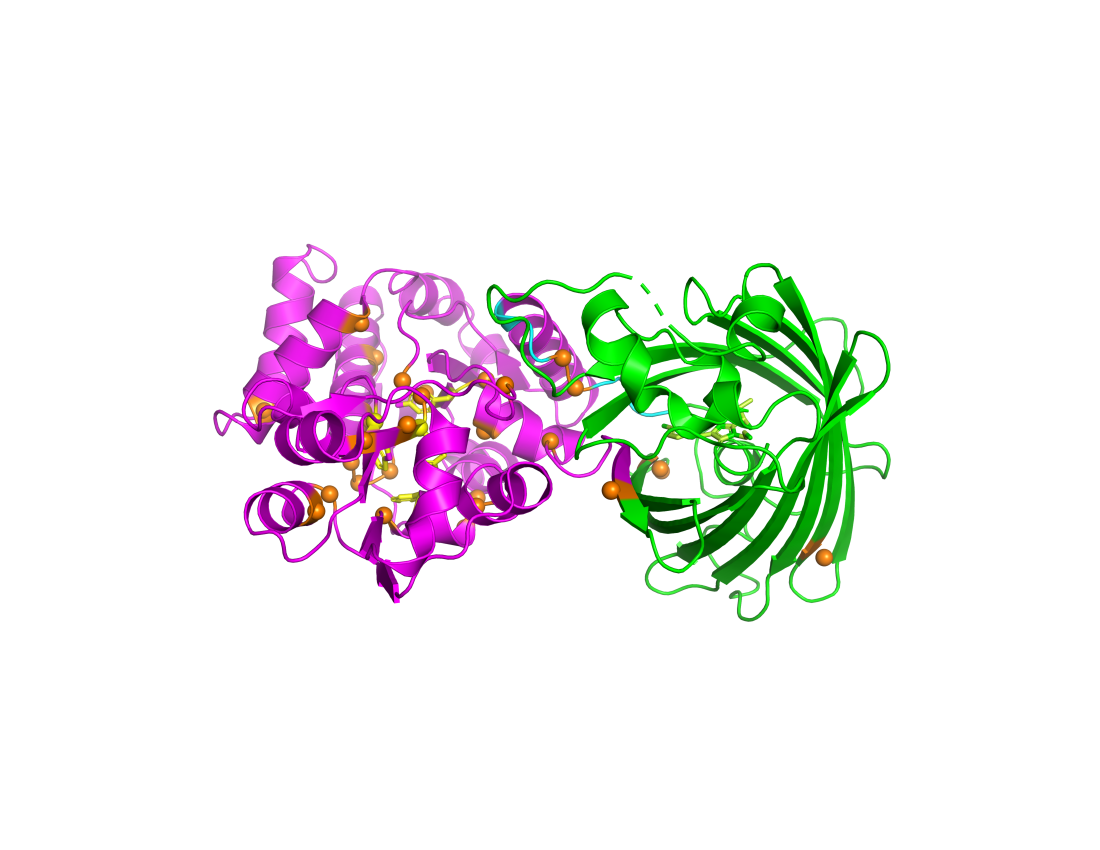
#> input picture figures/panels/panel_a_7S7U.png, 2200 x 1700 px (shown at 1/2 size)
$ python compose_figure1.py
#> lines starting #> are read from the running program, lines starting #| are printed output that depends on the picture; after the words box and inside, x2 and y2 are one past the last pixel; in counts of white or black regions, pixels touching at a corner belong together
"""Compose the four Figure 1 panels into a single figure.

Layout: (a) scaffold architecture top-left, (c) docked ciprofloxacin top-right,
(b) sensing-mechanism schematic bottom-left, (d) prediction-vs-crystal overlay
bottom-right. Panels are flattened onto white and autocropped before placement.

Reads the four panel PNGs from figures/panels/ and writes
figures/figure1_scaffold_structure.{png,pdf} at 300 dpi.

Run:  python analysis/compose_figure1.py
"""
import os, numpy as np
from PIL import Image, ImageDraw, ImageFont

FIGDIR = os.path.join(os.path.dirname(__file__), "..", "figures")
PANELDIR = os.path.join(FIGDIR, "panels")

def flatten_white(im):
    im = im.convert("RGBA")
#> im is the input picture: PIL image 2200x1700 RGBA; mean R, G, B, A 236.6, 234.3, 235, 24.2
    bg = Image.new("RGBA", im.size, (255, 255, 255, 255))
#> bg: PIL image 2200x1700 RGBA; every value is 255
    return Image.alpha_composite(bg, im).convert("RGB")

def autocrop(im, pad=20, bg=(255, 255, 255)):
#> called with pad = 20, bg = (255, 255, 255)
    arr = np.asarray(im.convert("RGB"))
    mask = np.any(np.abs(arr.astype(int) - np.array(bg)) > 12, axis=2)
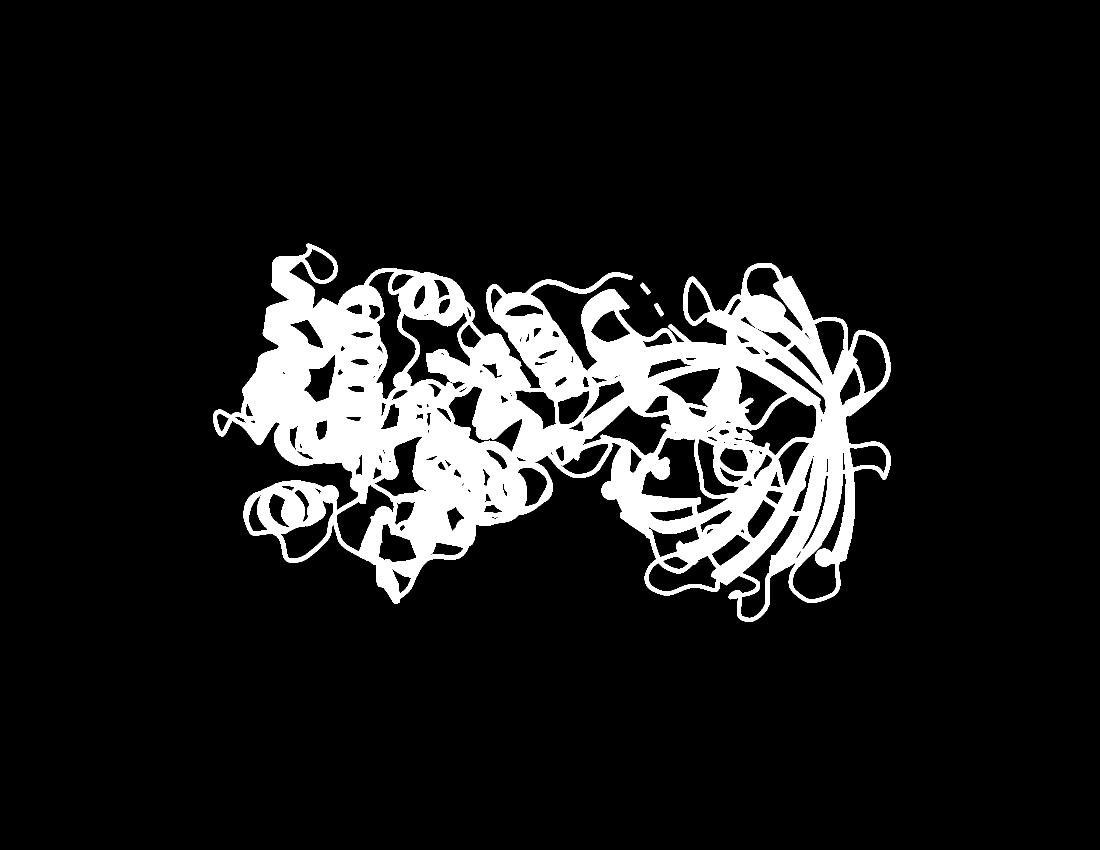
#> mask: shape (1700, 2200) bool (shown at 1/2 size); 11.1% white; 3 white regions, box (x1, y1, x2, y2) and area: (426, 487, 1782, 1244) 415912, (1308, 606, 1328, 633) 232, (1280, 565, 1302, 589) 216
    if not mask.any():
        return im
    ys, xs = np.where(mask)
    y0, y1, x0, x1 = ys.min(), ys.max(), xs.min(), xs.max()
#> y0 = 487; y1 = 1243; x0 = 426; x1 = 1781
    return im.crop((max(0, x0 - pad), max(0, y0 - pad),
                    min(arr.shape[1], x1 + pad), min(arr.shape[0], y1 + pad)))
#> returned value: PIL image 1395x796 RGB

def load_font(sz):
    for p in ["/System/Library/Fonts/Helvetica.ttc",
              "/System/Library/Fonts/Supplemental/Arial Bold.ttf"]:
        if os.path.exists(p):
            try: return ImageFont.truetype(p, sz)
            except Exception: pass
    return ImageFont.load_default()

pa = autocrop(flatten_white(Image.open(f"{PANELDIR}/panel_a_7S7U.png")))
pc = autocrop(flatten_white(Image.open(f"{PANELDIR}/panel_c_7S7U_reference.png")))
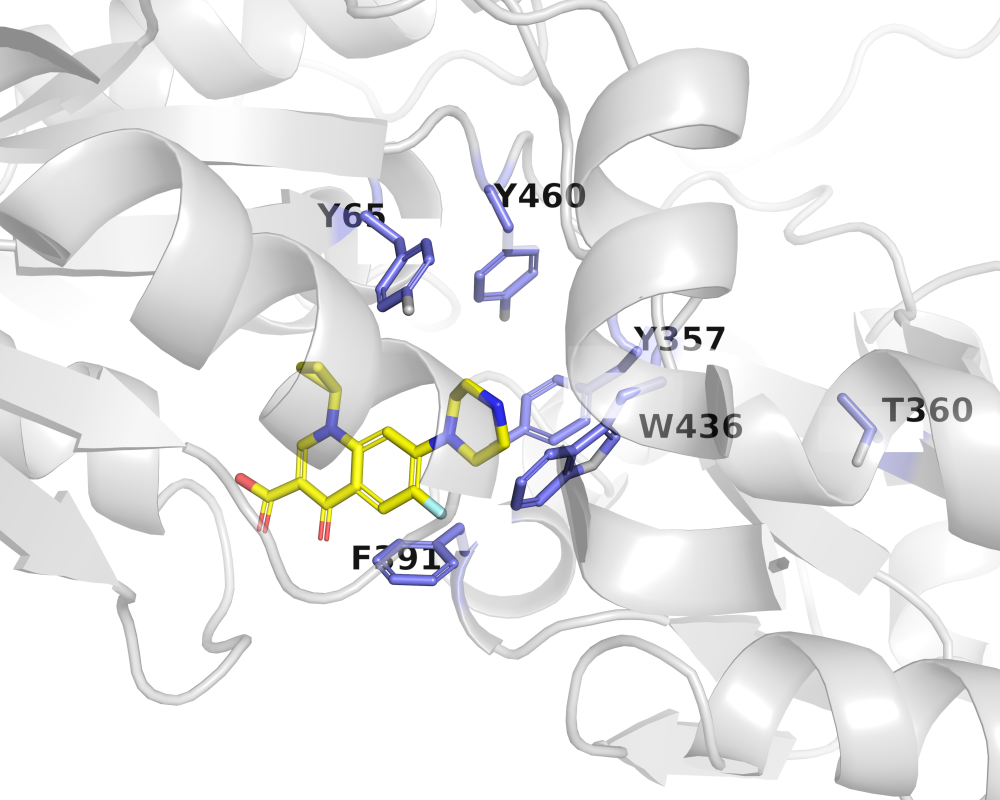
#> input picture figures/panels/panel_c_7S7U_reference.png, 2000 x 1600 px (shown at 1/2 size)
#> in flatten_white, im is the input picture: PIL image 2000x1600 RGBA; mean R, G, B, A 204, 204, 204.3, 58.2
#> in flatten_white (call 2), `bg = Image.new("RGBA", im.size, (255, 255, 255, 255))`: bg: PIL image 2000x1600 RGBA; every value is 255
#> in autocrop (call 2), `mask = np.any(np.abs(arr.astype(int) - np.array(bg)) > 12, axis=2)`: mask: shape (1600, 2000) bool; 43% white; 35 white regions (28 under 20 px), largest, box (x1, y1, x2, y2) and area: (0, 0, 2000, 1600) 1368977, (1641, 34, 2000, 261) 3202, (1367, 653, 1404, 702) 1143
pd_ = autocrop(flatten_white(Image.open(f"{PANELDIR}/panel_d_7S7U.png")))
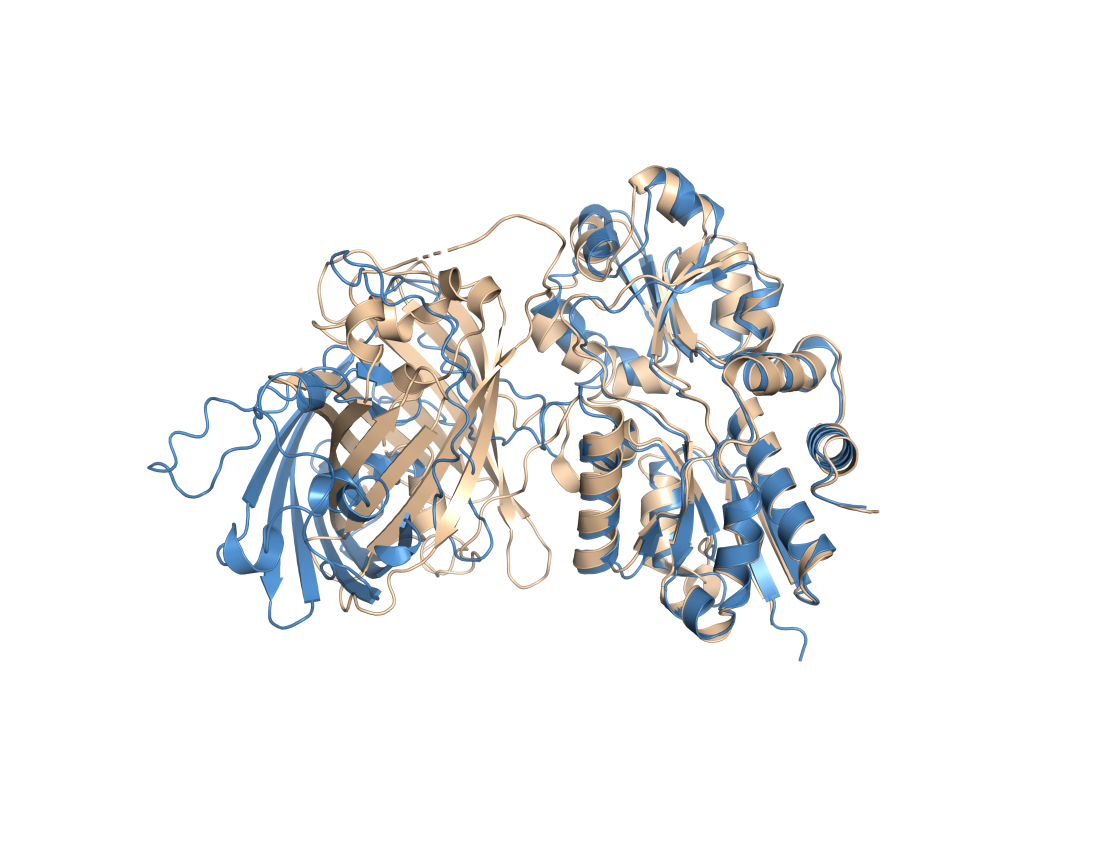
#> input picture figures/panels/panel_d_7S7U.png, 2200 x 1700 px (shown at 1/2 size)
#> in flatten_white, im is the input picture: PIL image 2200x1700 RGBA; mean R, G, B, A 236.1, 237, 237.7, 27.5
#> in autocrop (call 3), `mask = np.any(np.abs(arr.astype(int) - np.array(bg)) > 12, axis=2)`: mask: shape (1700, 2200) bool; 12.7% white; 4 white regions (1 under 20 px), largest, box (x1, y1, x2, y2) and area: (294, 330, 1759, 1324) 475126, (866, 501, 884, 511) 129, (844, 508, 861, 518) 119

F_letter, F_title, F_call = load_font(58), load_font(38), load_font(34)
CELL_W, CELL_H, PAD, TOP, GRID_GAP = 1500, 1080, 30, 70, 20

def fit(im, mw, mh):
    r = min(mw / im.width, mh / im.height)
    return im.resize((int(im.width * r), int(im.height * r)), Image.LANCZOS)

canvas = Image.new("RGB", (2 * CELL_W + 3 * GRID_GAP, 2 * CELL_H + 3 * GRID_GAP), "white")
#> canvas: PIL image 3060x2220 RGB; every value is 255
draw = ImageDraw.Draw(canvas)

def place(im, letter, title, col, row, callout=None):
#> called with letter = 'a', title = 'Scaffold architecture', col = 0, row = 0
    cx = GRID_GAP + col * (CELL_W + GRID_GAP)
    cy = GRID_GAP + row * (CELL_H + GRID_GAP)
    draw.text((cx + 10, cy + 8), letter, fill="black", font=F_letter)
    if title:
        draw.text((cx + 80, cy + 22), title, fill="black", font=F_title)
    fitted = fit(im, CELL_W - 2 * PAD, CELL_H - TOP - 2 * PAD)
    ox = cx + (CELL_W - fitted.width) // 2
#> ox = 50
    oy = cy + TOP + (CELL_H - TOP - fitted.height) // 2
#> oy = 184
    canvas.paste(fitted, (ox, oy))
    if callout:
        tx, ty = ox + fitted.width - 20, oy + fitted.height - 30
        for dx in (-2, -1, 0, 1, 2):
            for dy in (-2, -1, 0, 1, 2):
                draw.text((tx + dx, ty + dy), callout, fill="white", font=F_call, anchor="rs")
        draw.text((tx, ty), callout, fill="black", font=F_call, anchor="rs")

place(pa, "a", "Scaffold architecture", 0, 0)
place(pc, "c", "Ciprofloxacin docked in pocket", 1, 0)
pb = autocrop(flatten_white(Image.open(f"{PANELDIR}/panel_b_mechanism.png")))
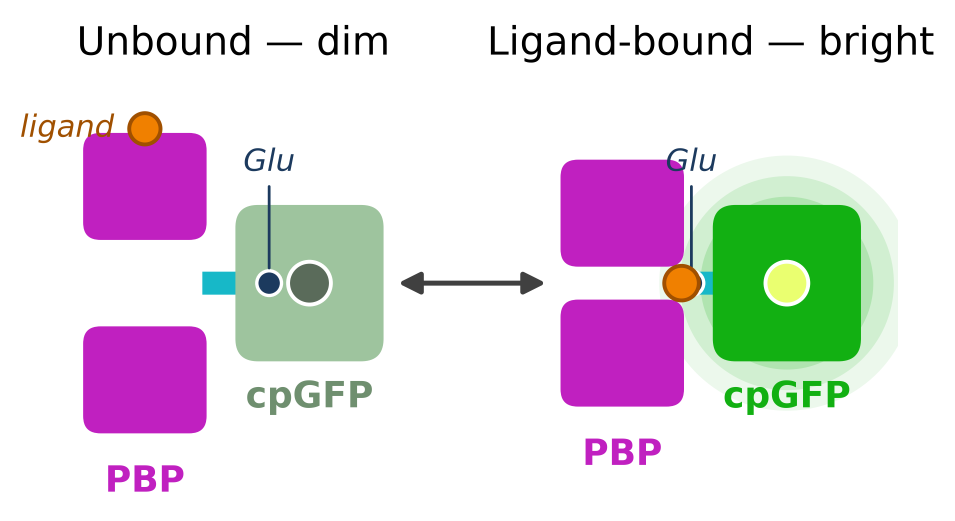
#> input picture figures/panels/panel_b_mechanism.png, 2863 x 1561 px (shown at 1/3 size)
#> in flatten_white, im is the input picture: PIL image 2863x1561 RGBA; mean R, G, B, A 226.1, 218.6, 225.2, 255
#> in flatten_white (call 4), `bg = Image.new("RGBA", im.size, (255, 255, 255, 255))`: bg: PIL image 2863x1561 RGBA; every value is 255
#> in autocrop (call 4), `mask = np.any(np.abs(arr.astype(int) - np.array(bg)) > 12, axis=2)`: mask: shape (1561, 2863) bool; 27.4% white; 62 white regions, largest, box (x1, y1, x2, y2) and area: (1681, 444, 2694, 1245) 655081, (607, 555, 1151, 1084) 192710, (229, 333, 620, 720) 125454
place(pb, "b", "Sensing mechanism", 0, 1)
place(pd_, "d", "ESMFold prediction vs crystal", 1, 1, callout="PBP RMSD 1.7 \u00c5")
#> call 4 of place, with letter = 'd', title = 'ESMFold prediction vs crystal', col = 1, row = 1, callout = 'PBP RMSD 1.7 Å'
#> in place (call 4), `canvas.paste(fitted, (ox, oy))`:
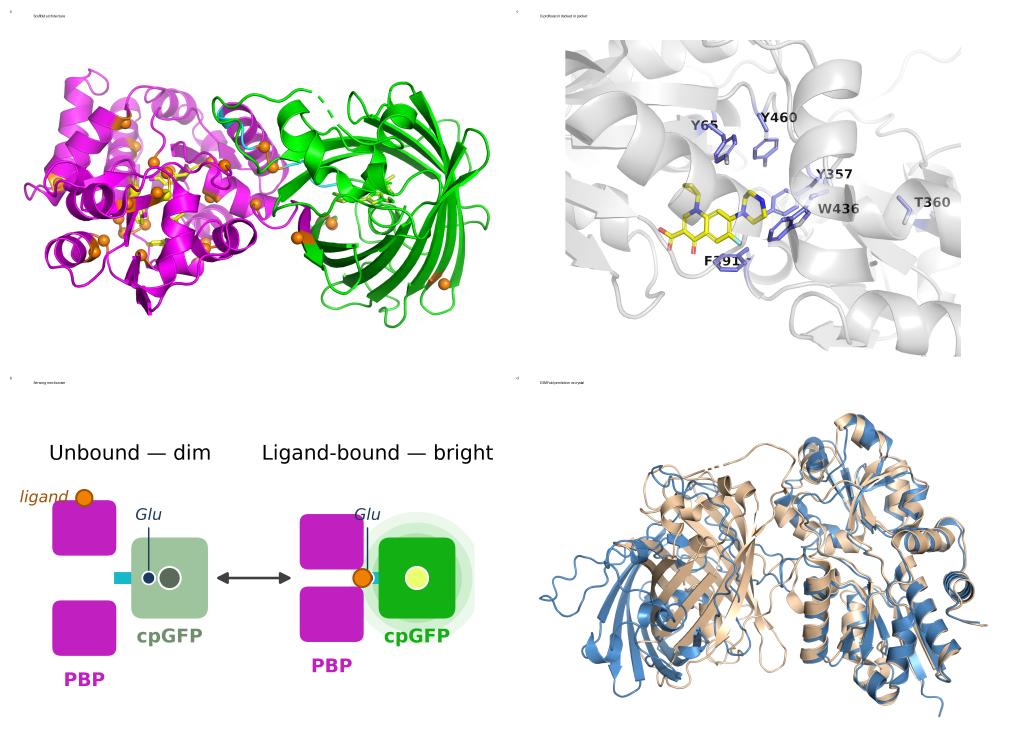
#> canvas: PIL image 3060x2220 RGB (shown at 1/3 size); mean R, G, B 230.8, 229.1, 230.4

canvas.save(f"{FIGDIR}/figure1_scaffold_structure.png", dpi=(300, 300))
# Both PDF timestamps are pinned so repeated runs produce an identical file.
canvas.save(f"{FIGDIR}/figure1_scaffold_structure.pdf", "PDF", resolution=300,
            creationDate="D:20260101000000Z", modDate="D:20260101000000Z")
print("wrote figure1_scaffold_structure.{png,pdf}", canvas.size)
#| wrote figure1_scaffold_structure.{png,pdf} (3060, 2220)
